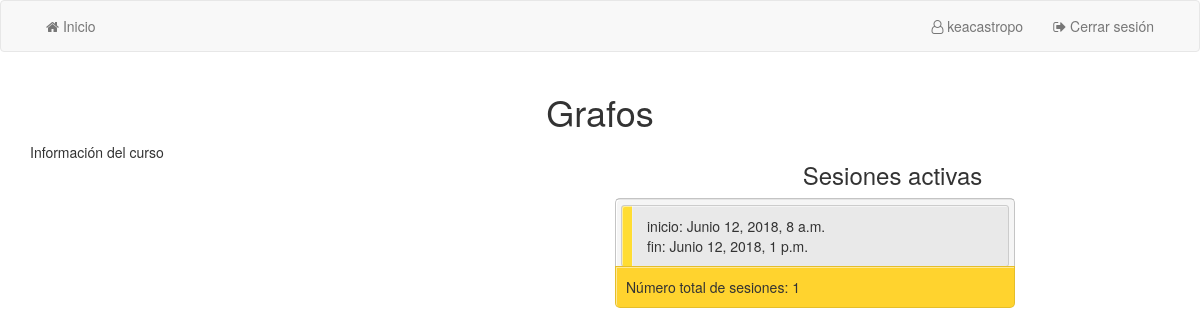
Page /curso/1/ (signed in) on the earlier database version.
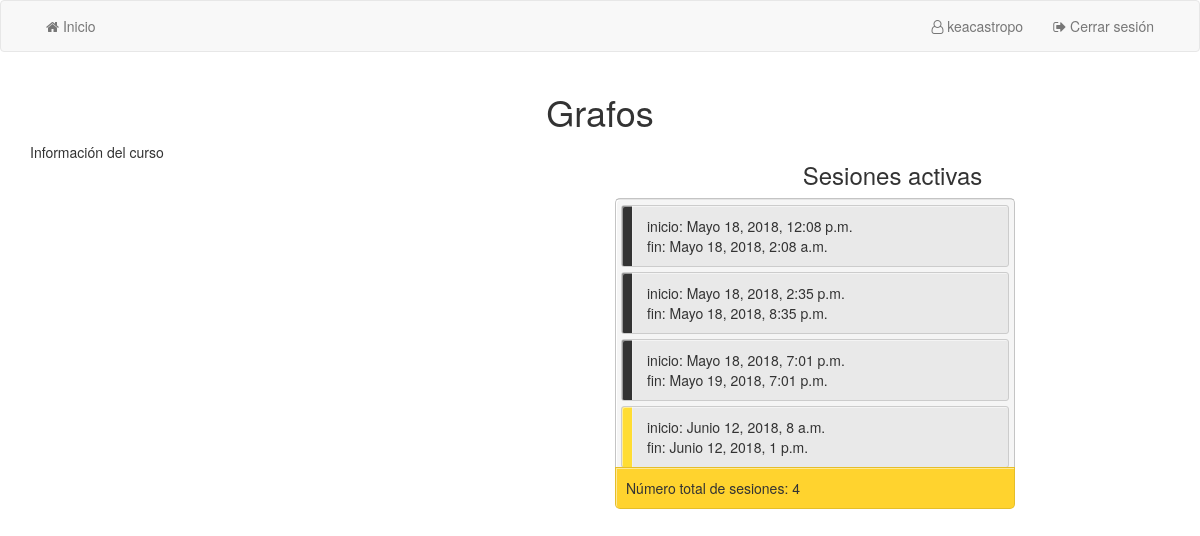
Same page on the later database version.
### qr/models.py (models this page shows, shortened)
class Curso(models.Model):
    nombre = models.CharField(max_length=20)
    clases = models.ManyToManyField(Clase)
    monitores = models.ManyToManyField(User)

class Clase(models.Model):
    inicio = models.DateTimeField(default=datetime.now)
    fin = models.DateTimeField(default=datetime.now)

### qr/views.py (the view)
# urls.py: url(r'^curso/(?P<id_curso>[0-9]+)/$', views.curso, name='curso'),
def curso(request, id_curso):
    curso = get_object_or_404(Curso, pk=id_curso)
    if request.user not in curso.monitores.all():
        return redirect('qr:home')
    previous = []
    next = []
    now = []
    errorList = []
    dateNow = datetime.now()
    for clase in curso.clases.all():
        if compareDate2(dateNow,clase.fin,True) and compareDate2(dateNow,clase.inicio,True):
            previous.append(clase)
        elif compareDate2(dateNow,clase.inicio,False) and compareDate2(dateNow,clase.fin,False):
            next.append(clase)
        elif compareDate2(dateNow,clase.inicio,True) and compareDate2(dateNow,clase.fin,False):
            now.append(clase)
        else:
            errorList.append(clase)
    context = {
        "curso" : curso,
        "previous": previous,
        "next": next,
        "now": now,
        "errorList": errorList
    }
    return render(request, "qr/curso.html", context)

### qr/utils.py (called while the page is built)
def compareDate2 (now, date, max):
    print(now)
    print(date)
    hour = date.hour -5
    day = date.day
    if hour < 0:
        hour = 24 + hour
        day = day -1
    cal_now= now.minute + now.hour*100 + now.day*10000 + now.month*1000000 + now.year*100000000
    cal_date= date.minute + hour*100 + day*10000 + date.month*1000000 + date.year*100000000
    print(cal_now)
    print(cal_date)
    print(str(max) +"|"+ str(False*max))
    if(cal_now>=cal_date):
        if max:
            return True
        return False
    if max:
        return False
    return True

### templates/qr/curso.html (shortened to what this page needs)
{% extends 'qr/base.html' %}
{% block body %}
{% load staticfiles %}
    <div class="container">
        <div class="row">
            <h1>{{ curso.nombre }}</h1>
        </div>
        <div class="row">
            <div class="col-sm-6">
                <p>Información del curso</p>
            </div>
            <div class="col-sm-6">
                <h3>Sesiones activas</h3>
                <div id="notebooks" >
                  <ul id="notebook_ul">
                      {%  for clase in previous %}
                            <li class="li-clase li-previous">
                              inicio: {{clase.inicio}}<br/>
                              fin: {{clase.fin}}<br/>
                            </li>
                      {% endfor %}
                      {%  for clase in next %}
                            <li class="li-clase li-next">
                              inicio: {{clase.inicio}}<br/>
                              fin: {{clase.fin}}<br/>
                            </li>
                      {% endfor %}
                  </ul>
                  <span>Número total de sesiones: {{curso.clases.all|length}}</span>
                </div>
            </div>
        </div>
    </div>
{% endblock %}

### templates/qr/base.html (shortened to what this page needs)
<!DOCTYPE html>
<html>
    {% load staticfiles %}
    <head>
        <link rel="stylesheet" href="https://maxcdn.bootstrapcdn.com/bootstrap/3.3.7/css/bootstrap.min.css">
        <link rel="stylesheet" href="https://maxcdn.bootstrapcdn.com/font-awesome/4.7.0/css/font-awesome.min.css">
        <link rel="stylesheet" href="{% static "qr/css/qr.css" %}">
        <link rel="stylesheet" href="{% static "qr/css/curso.css" %}">
    </head>
    <body>
        {% if user.is_authenticated %}
        <header class="page-row">
            <nav class="navbar navbar-default">
              <div class="container-fluid">
                <div class="collapse navbar-collapse" id="bs-example-navbar-collapse-1">
                  <ul class="nav navbar-nav">
                    <li><a href="{% url 'qr:home' %}">
                        <i class="fa fa-home" aria-hidden="true"></i> Inicio </a>
                    </li>
                  </ul>
                  <ul class="nav navbar-nav right-nav">
                    <li id="li-username">
                        <a href="#">
                            <i class="fa fa-user-o" aria-hidden="true"></i> {{ user.username }}
                        </a>
                    </li>
                    {% if user.is_authenticated %}
                        <li>
                            <a href="{% url 'qr:logout' %}"><i class="fa fa-sign-out" aria-hidden="true"></i> Cerrar sesión</a>
                        </li>
                    {% else %}
                        <li>
                            <a href="{% url 'qr:login' %}"><i class="fa fa-sign-in" aria-hidden="true"></i> Iniciar sesión</a>
                        </li>
                    {% endif %}
                  </ul>
                </div>
              </div>
            </nav>
        </header>
        {% endif %}
        <main class="page-row page-row-expanded">
            {% block body %}{% endblock %}
        </main>
    </body>
</html>

### qr/static/qr/css/qr.css (style rules this page uses)
body { background-color: #ffffff; }
h4,h1,h2,h3,h5 { text-align: center; }
#li-username { line-height: 50px; color: #777777; }
@media (min-width: 768px) { .right-nav { float: right; } }

### qr/static/qr/css/curso.css (style rules this page uses)
#notebooks { background: whitesmoke; position: absolute; width: 400px; border: 1px solid rgba(0, 0, 0, 0.2); border-radius: 5px; box-shadow: inset 1px 1px 0 white; max-height: 450px; }
#notebook_ul { margin: 0 auto; max-height: 390px; overflow-y: auto; border: 1px solid rgba(0, 0, 0, 0.1); padding: 5px 5px 0 5px; border-left: none; border-right: none; }
.li-clase { list-style: none; background-color: rgba(0, 0, 0, 0.05); padding: 10px 15px 10px 25px; border: 1px solid #CCC; box-shadow: inset 1px 1px 0 rgba(255, 255, 255, 0.5); margin-bottom: 5px; width: 100%; box-sizing: border-box; cursor: pointer; border-radius: 3px; }
.li-previous { background-image: linear-gradient( 90deg, #333333 10px, #EEE 10px, #EEE 11px, transparent 11px); }
.li-next { background-image: linear-gradient( 90deg, #ffdd33 10px, #EEE 10px, #EEE 11px, transparent 11px); }
#notebooks span { display: block; position: absolute; background: #FFD32E; bottom: -35px; left: -1px; width:400px; border-radius: 0 0 5px 5px; border: 1px solid rgba(0, 0, 0, 0.1); padding: 10px; border-top: 1px solid rgba(0, 0, 0, 0.1); box-shadow: inset 1px 1px rgba(255, 255, 255, 0.5); }

Differences in the rows shown:
computed for Curso "Grafos": clases.all|length "1" → "4"
added Clase: inicio "Mayo 18, 2018, 12:08 p.m.", fin "Mayo 18, 2018, 2:08 a.m.", shown under "Sesiones activas"
added Clase: inicio "Mayo 18, 2018, 2:35 p.m.", fin "Mayo 18, 2018, 8:35 p.m.", shown under "Sesiones activas"
added Clase: inicio "Mayo 18, 2018, 7:01 p.m.", fin "Mayo 19, 2018, 7:01 p.m.", shown under "Sesiones activas"
